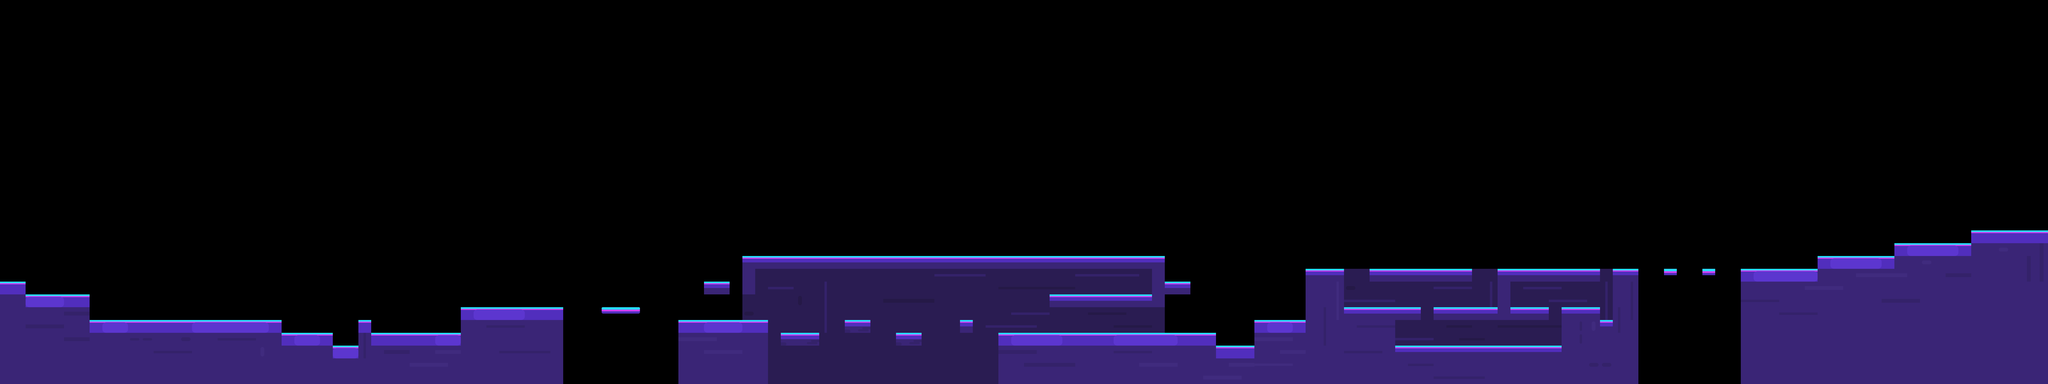

Rendered tile map (Tiled .tmx) drawn with the repository's tilesets; below, a short description and the map source with its tile grids summarised:
An orthogonal 160x30 tile map with 80x80 px tiles, 4 tile layers (dizhuan, dizhuan1, dizhuan2, dizhuan3).

<map version="1.0" orientation="orthogonal" renderorder="right-down" width="160" height="30" tilewidth="80" tileheight="80">
 <tileset firstgid="1" name="bj_4_1" tilewidth="80" tileheight="80">
  <image source="bj_4_1.png" width="1120" height="640" />
 </tileset>
 <layer name="dizhuan" width="160" height="30">
  <data>[4800 cells, 1337 non-empty, 14 distinct tile ids]</data>
 </layer>
 <layer name="dizhuan1" width="160" height="30">
  <data>[4800 cells, 484 non-empty, 3 distinct tile ids]</data>
 </layer>
 <layer name="dizhuan2" width="160" height="30">
  <data>[4800 cells, 120 non-empty, 7 distinct tile ids]</data>
 </layer>
 <layer name="dizhuan3" width="160" height="30">
  <data>[4800 cells, 122 non-empty, 8 distinct tile ids]</data>
 </layer>
</map>
